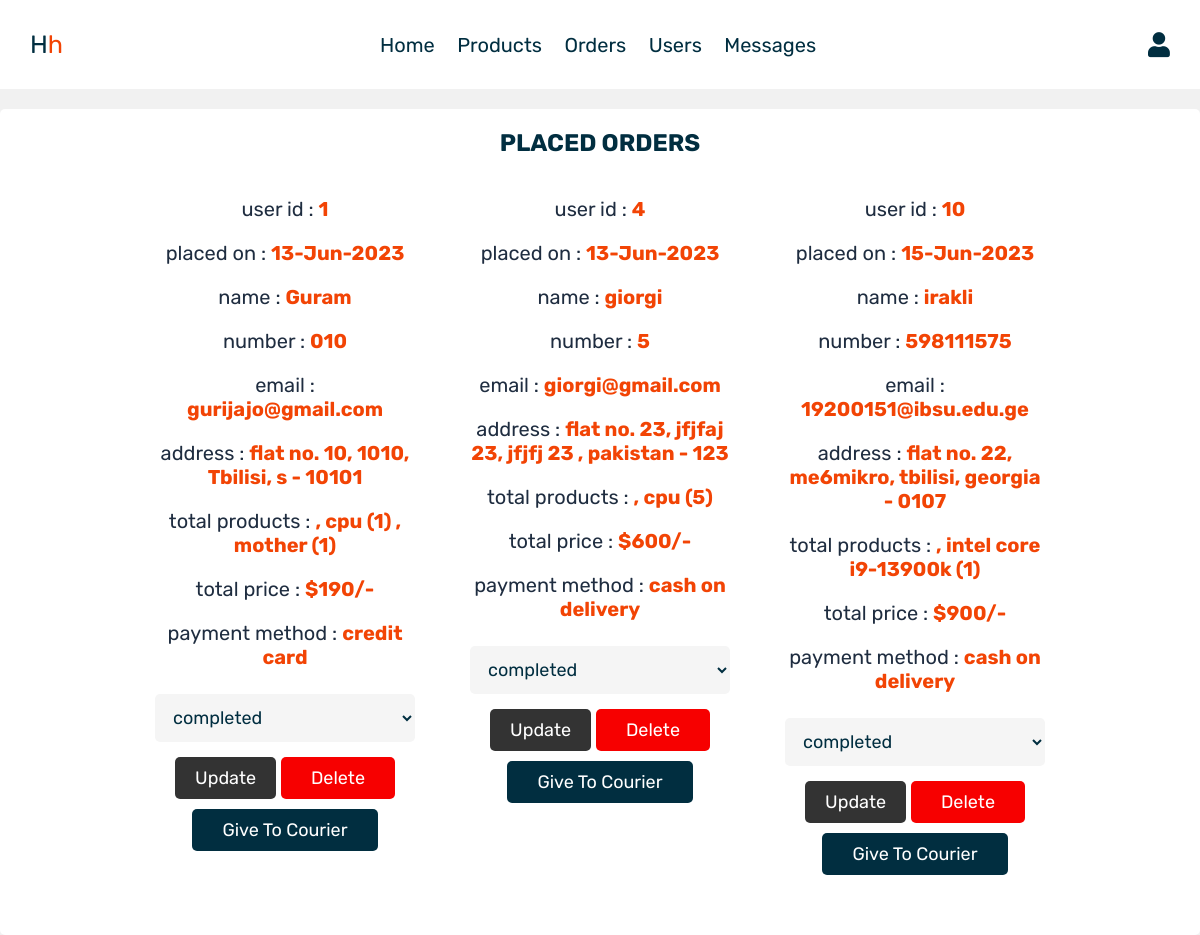
Page /admin_orders.php (signed in) on the committed database.
### tables this page shows
CREATE TABLE `orders` (
  `id` int(100) NOT NULL,
  `user_id` int(100) NOT NULL,
  `name` varchar(100) NOT NULL,
  `number` varchar(12) NOT NULL,
  `email` varchar(40) NOT NULL,
  `method` varchar(50) NOT NULL,
  `address` varchar(500) NOT NULL,
  `total_products` varchar(1000) NOT NULL,
  `total_price` int(100) NOT NULL,
  `placed_on` varchar(50) NOT NULL,
  `payment_status` varchar(20) NOT NULL DEFAULT 'pending',
  `courier_id` int(100) DEFAULT NULL
);

### admin_orders.php (the view, shortened to what this page needs)
<?php
include 'conn.php';
?>
<!DOCTYPE html>
<html lang="en">
<head>
   <link rel="stylesheet" href="https://cdnjs.cloudflare.com/ajax/libs/font-awesome/6.0.0/css/all.min.css">
   <link rel="stylesheet" href="CSS/admin_style.css">
</head>
<body>
<?php include 'admin_header.php'; ?>
<section class="orders">
   <h1 class="title">placed orders</h1>
   <div class="box-container">
      <?php
      $select_orders = mysqli_query($conn, "SELECT * FROM `orders`") or die('query failed');
      if(mysqli_num_rows($select_orders) > 0){
         while($fetch_orders = mysqli_fetch_assoc($select_orders)){
      ?>
      <div class="box">
         <p> user id : <span><?php echo $fetch_orders['user_id']; ?></span> </p>
         <p> placed on : <span><?php echo $fetch_orders['placed_on']; ?></span> </p>
         <p> name : <span><?php echo $fetch_orders['name']; ?></span> </p>
         <p> number : <span><?php echo $fetch_orders['number']; ?></span> </p>
         <p> email : <span><?php echo $fetch_orders['email']; ?></span> </p>
         <p> address : <span><?php echo $fetch_orders['address']; ?></span> </p>
         <p> total products : <span><?php echo $fetch_orders['total_products']; ?></span> </p>
         <p> total price : <span>$<?php echo $fetch_orders['total_price']; ?>/-</span> </p>
         <p> payment method : <span><?php echo $fetch_orders['method']; ?></span> </p>
         <form action="" method="post">
            <select name="update_payment">
               <option value="" selected disabled><?php echo $fetch_orders['payment_status']; ?></option>
            </select>
            <input type="submit" value="update" name="update_order" class="option-btn">
            <a href="admin_orders.php?delete=<?php echo $fetch_orders['id']; ?>" onclick="return confirm('delete this order?');" class="delete-btn">delete</a>
            <a href="give_to_courier.php?order_id=<?php echo $fetch_orders['id']; ?>" class="courier-btn">Give to Courier</a>
         </form>
      </div>
      <?php
         }
      }else{
         echo '<p class="empty">no orders placed yet!</p>';
      }
      ?>
   </div>
</section>
</body>
</html>

### CSS/admin_style.css (style rules this page uses)
:root { --orange: #F24405; --red: #F70000; --yellow: #F24405; --black: #012E40; --white: #FFFFFF; --light-color: #1F2D40; --light-white: #F5F5F5; --light-bg: #012E40; }
* { font-family: 'Rubik', sans-serif; margin:0; padding:0; box-sizing: border-box; outline: none; border:none; text-decoration: none; transition:all .2s linear; }
html { font-size: 62.5%; overflow-x: hidden; }
body { background-color: var(--light-white); }
section { border: var(--border); border-radius: 0.5rem; padding: 1rem; text-align: center; font-size: 2rem; }
.title { text-align: center; margin-bottom: 2rem; text-transform: uppercase; color:var(--black); font-size: 4rem; }
.btn, .option-btn, .delete-btn, .white-btn { display: inline-block; margin-top: 1rem; padding:1rem 3rem; cursor: pointer; color:var(--white); font-size: 1.8rem; border-radius: .5rem; text-transform: capitalize; }
.option-btn { background-color: var(--orange); }
.delete-btn { background-color: var(--red); }
.orders .box-container { display: grid; grid-template-columns: repeat(auto-fit, 30rem); justify-content: center; gap:1.5rem; max-width: 1200px; margin:0 auto; align-items: flex-start; }
.orders .box-container .box { background-color: var(--white); padding:2rem; border:var(--border); box-shadow: var(--box-shadow); border-radius: .5rem; }
.orders .box-container .box p { padding-bottom: 1rem; font-size: 2rem; color:var(--light-color); }
.orders .box-container .box p span { color:var(--orange); }
.orders .box-container .box form { text-align: center; }
.orders .box-container .box form select { border-radius: .5rem; margin:.5rem 0; width: 100%; background-color: var(--light-white); border:var(--border); padding:1.2rem 1.4rem; font-size: 1.8rem; color:var(--black); }
.courier-btn { display: inline-block; margin-top: 1rem; padding: 1rem 3rem; cursor: pointer; color: var(--white); font-size: 1.8rem; border-radius: 0.5rem; text-transform: capitalize; background-color: #012E40; }
* { margin: 0; padding: 0; box-sizing: border-box; }
body { font-family: Arial, sans-serif; background-color: #f1f1f1; }
.orders { margin-top: 20px; padding: 20px; background-color: #fff; }
.orders .title { font-size: 24px; margin-bottom: 20px; }
.orders .box { padding: 20px; border: 1px solid #ccc; margin-bottom: 20px; }
.orders p { margin-bottom: 10px; }
.orders p span { font-weight: bold; }
.orders form input[type="submit"] { padding: 10px 20px; background-color: #333; color: #fff; border: none; cursor: pointer; }

### rows in the picture
orders: user "1", placed_on "13-Jun-2023", name "Guram", number "010", email "gurijajo@gmail.com", address "flat no. 10, 1010, Tbilisi, s - 10101", total_products ", cpu (1) , mother (1)", total_price "190", method "credit card", update_payment "completed"
orders: user "4", placed_on "13-Jun-2023", name "giorgi", number "5", email "giorgi@gmail.com", address "flat no. 23, jfjfaj 23, jfjfj 23 , pakistan - 123", total_products ", cpu (5)", total_price "600", method "cash on delivery", update_payment "completed"
orders: user "10", placed_on "15-Jun-2023", name "irakli", number "598111575", email "19200151@ibsu.edu.ge", address "flat no. 22, me6mikro, tbilisi, georgia - 0107", total_products ", intel core i9-13900k (1)", total_price "900", method "cash on delivery", update_payment "completed"
